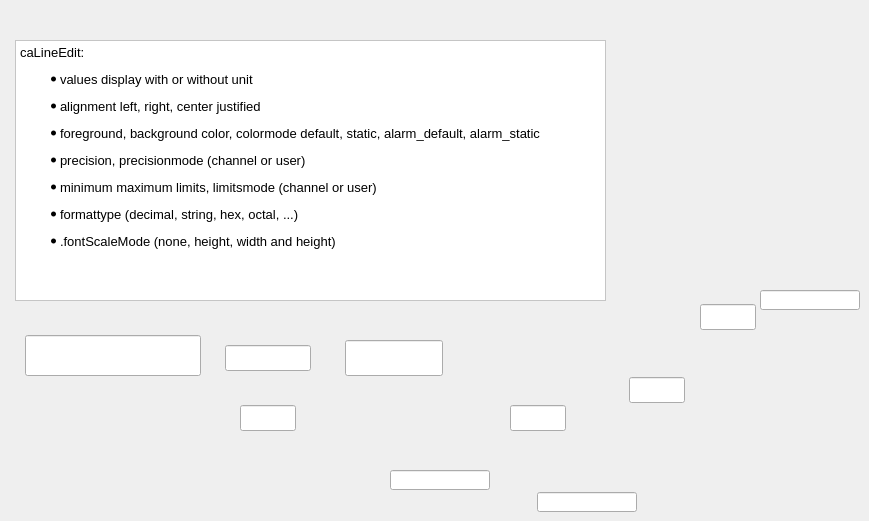
      <widget class="QWidget" name="tab_13">
       <attribute name="title">
        <string>caLineEdit</string>
       </attribute>
       <widget class="QTextEdit" name="textEdit_10">
        <property name="geometry">
         <rect>
          <x>15</x>
          <y>40</y>
          <width>591</width>
          <height>261</height>
         </rect>
        </property>
        <property name="styleSheet">
         <string notr="true">
QWidget {background: white;} </string>
        </property>
        <property name="html">
         <string>&lt;!DOCTYPE HTML PUBLIC &quot;-//W3C//DTD HTML 4.0//EN&quot; &quot;http://www.w3.org/TR/REC-html40/strict.dtd&quot;&gt;
&lt;html&gt;&lt;head&gt;&lt;meta name=&quot;qrichtext&quot; content=&quot;1&quot; /&gt;&lt;style type=&quot;text/css&quot;&gt;
p, li { white-space: pre-wrap; }
&lt;/style&gt;&lt;/head&gt;&lt;body style=&quot; font-family:'Sans Serif'; font-size:10pt; font-weight:400; font-style:normal;&quot;&gt;
&lt;p style=&quot; margin-top:0px; margin-bottom:0px; margin-left:0px; margin-right:0px; -qt-block-indent:0; text-indent:0px;&quot;&gt;caLineEdit: &lt;/p&gt;
&lt;ul style=&quot;margin-top: 0px; margin-bottom: 0px; margin-left: 0px; margin-right: 0px; -qt-list-indent: 1;&quot;&gt;&lt;li style=&quot; margin-top:12px; margin-bottom:0px; margin-left:0px; margin-right:0px; -qt-block-indent:0; text-indent:0px;&quot;&gt;values display with or without unit&lt;/li&gt;
&lt;li style=&quot; margin-top:12px; margin-bottom:0px; margin-left:0px; margin-right:0px; -qt-block-indent:0; text-indent:0px;&quot;&gt;alignment left, right, center justified&lt;/li&gt;
&lt;li style=&quot; margin-top:12px; margin-bottom:0px; margin-left:0px; margin-right:0px; -qt-block-indent:0; text-indent:0px;&quot;&gt;foreground, background color, colormode default, static, alarm_default, alarm_static &lt;/li&gt;
&lt;li style=&quot; margin-top:12px; margin-bottom:0px; margin-left:0px; margin-right:0px; -qt-block-indent:0; text-indent:0px;&quot;&gt;precision, precisionmode (channel or user)&lt;/li&gt;
&lt;li style=&quot; margin-top:12px; margin-bottom:0px; margin-left:0px; margin-right:0px; -qt-block-indent:0; text-indent:0px;&quot;&gt;minimum maximum limits, limitsmode (channel or user)&lt;/li&gt;&lt;/ul&gt;
&lt;ul style=&quot;margin-top: 0px; margin-bottom: 0px; margin-left: 0px; margin-right: 0px; -qt-list-indent: 1;&quot;&gt;&lt;li style=&quot; margin-top:12px; margin-bottom:0px; margin-left:0px; margin-right:0px; -qt-block-indent:0; text-indent:0px;&quot;&gt;formattype (decimal, string, hex, octal, ...)&lt;/li&gt;
&lt;li style=&quot; margin-top:12px; margin-bottom:0px; margin-left:0px; margin-right:0px; -qt-block-indent:0; text-indent:0px;&quot;&gt;.fontScaleMode (none, height, width and height)&lt;/li&gt;&lt;/ul&gt;&lt;/body&gt;&lt;/html&gt;</string>
        </property>
       </widget>
       <widget class="caLineEdit" name="calineedit_7">
        <property name="geometry">
         <rect>
          <x>25</x>
          <y>335</y>
          <width>176</width>
          <height>41</height>
         </rect>
        </property>
        <property name="channel" stdset="0">
         <string notr="true">ACM:COUNT:1</string>
        </property>
        <property name="background">
         <color>
          <red>170</red>
          <green>255</green>
          <blue>255</blue>
         </color>
        </property>
        <property name="colorMode">
         <enum>caLineEdit::Static</enum>
        </property>
        <property name="fontScaleMode">
         <enum>caLineEdit::WidthAndHeight</enum>
        </property>
        <property name="unitsEnabled">
         <bool>true</bool>
        </property>
       </widget>
       <widget class="caLineEdit" name="calineedit_8">
        <property name="geometry">
         <rect>
          <x>225</x>
          <y>345</y>
          <width>86</width>
          <height>26</height>
         </rect>
        </property>
        <property name="channel" stdset="0">
         <string notr="true">ACM:COUNT:1</string>
        </property>
        <property name="background">
         <color>
          <red>170</red>
          <green>255</green>
          <blue>255</blue>
         </color>
        </property>
        <property name="colorMode">
         <enum>caLineEdit::Default</enum>
        </property>
       </widget>
       <widget class="caLineEdit" name="calineedit_9">
        <property name="geometry">
         <rect>
          <x>240</x>
          <y>405</y>
          <width>56</width>
          <height>26</height>
         </rect>
        </property>
        <property name="alignment">
         <set>Qt::AlignCenter</set>
        </property>
        <property name="channel" stdset="0">
         <string notr="true">ACM:COUNT:1</string>
        </property>
        <property name="background">
         <color>
          <red>0</red>
          <green>0</green>
          <blue>0</blue>
         </color>
        </property>
        <property name="colorMode">
         <enum>caLineEdit::Alarm_Static</enum>
        </property>
        <property name="precision">
         <number>1</number>
        </property>
        <property name="precisionMode">
         <enum>caLineEdit::User</enum>
        </property>
       </widget>
       <widget class="caLineEdit" name="calineedit_10">
        <property name="geometry">
         <rect>
          <x>345</x>
          <y>340</y>
          <width>98</width>
          <height>36</height>
         </rect>
        </property>
        <property name="channel" stdset="0">
         <string notr="true">ACM:COUNT:1</string>
        </property>
        <property name="background">
         <color>
          <red>170</red>
          <green>255</green>
          <blue>255</blue>
         </color>
        </property>
        <property name="colorMode">
         <enum>caLineEdit::Static</enum>
        </property>
        <property name="frameColor">
         <color>
          <red>255</red>
          <green>0</green>
          <blue>0</blue>
         </color>
        </property>
        <property name="formatType">
         <enum>caLineEdit::hexadecimal</enum>
        </property>
       </widget>
       <widget class="caLineEdit" name="calineedit_11">
        <property name="geometry">
         <rect>
          <x>510</x>
          <y>405</y>
          <width>56</width>
          <height>26</height>
         </rect>
        </property>
        <property name="alignment">
         <set>Qt::AlignCenter</set>
        </property>
        <property name="channel" stdset="0">
         <string notr="true">ACM:COUNT:1</string>
        </property>
        <property name="background">
         <color>
          <red>0</red>
          <green>0</green>
          <blue>0</blue>
         </color>
        </property>
        <property name="colorMode">
         <enum>caLineEdit::Alarm_Static</enum>
        </property>
        <property name="precision">
         <number>1</number>
        </property>
        <property name="precisionMode">
         <enum>caLineEdit::User</enum>
        </property>
        <property name="limitsMode">
         <enum>caLineEdit::User</enum>
        </property>
        <property name="maxValue">
         <double>2.000000000000000</double>
        </property>
       </widget>
       <widget class="caLineEdit" name="calineedit_15">
        <property name="geometry">
         <rect>
          <x>390</x>
          <y>470</y>
          <width>100</width>
          <height>20</height>
         </rect>
        </property>
        <property name="channel" stdset="0">
         <string notr="true">ACM:COUNT:1</string>
        </property>
        <property name="colorMode">
         <enum>caLineEdit::Alarm_Default</enum>
        </property>
        <property name="framePresent" stdset="0">
         <bool>true</bool>
        </property>
        <property name="frameLineWidth" stdset="0">
         <number>1</number>
        </property>
        <property name="alarmHandling">
         <enum>caLineEdit::onBackground</enum>
        </property>
        <property name="limitsMode">
         <enum>caLineEdit::User</enum>
        </property>
        <property name="maxValue">
         <double>2.000000000000000</double>
        </property>
       </widget>
       <widget class="caLineEdit" name="calineedit_16">
        <property name="geometry">
         <rect>
          <x>760</x>
          <y>290</y>
          <width>100</width>
          <height>20</height>
         </rect>
        </property>
        <property name="channel" stdset="0">
         <string notr="true">ACM:TEST:MBBO</string>
        </property>
       </widget>
       <widget class="caLineEdit" name="calineedit_17">
        <property name="geometry">
         <rect>
          <x>629</x>
          <y>377</y>
          <width>56</width>
          <height>26</height>
         </rect>
        </property>
        <property name="alignment">
         <set>Qt::AlignCenter</set>
        </property>
        <property name="channel" stdset="0">
         <string notr="true">ACM:COUNT:1</string>
        </property>
        <property name="background">
         <color>
          <red>0</red>
          <green>0</green>
          <blue>0</blue>
         </color>
        </property>
        <property name="colorMode">
         <enum>caLineEdit::Alarm_Static</enum>
        </property>
        <property name="framePresent" stdset="0">
         <bool>true</bool>
        </property>
        <property name="alarmHandling">
         <enum>caLineEdit::onBackground</enum>
        </property>
        <property name="precision">
         <number>1</number>
        </property>
        <property name="precisionMode">
         <enum>caLineEdit::User</enum>
        </property>
        <property name="limitsMode">
         <enum>caLineEdit::User</enum>
        </property>
        <property name="maxValue">
         <double>2.000000000000000</double>
        </property>
       </widget>
       <widget class="caLineEdit" name="calineedit_18">
        <property name="geometry">
         <rect>
          <x>700</x>
          <y>304</y>
          <width>56</width>
          <height>26</height>
         </rect>
        </property>
        <property name="alignment">
         <set>Qt::AlignCenter</set>
        </property>
        <property name="channel" stdset="0">
         <string notr="true">ACM:COUNT:1</string>
        </property>
        <property name="background">
         <color>
          <red>0</red>
          <green>0</green>
          <blue>0</blue>
         </color>
        </property>
        <property name="colorMode">
         <enum>caLineEdit::Alarm_Static</enum>
        </property>
        <property name="framePresent" stdset="0">
         <bool>true</bool>
        </property>
        <property name="frameColor">
         <color>
          <red>85</red>
          <green>0</green>
          <blue>255</blue>
         </color>
        </property>
        <property name="frameLineWidth" stdset="0">
         <number>2</number>
        </property>
        <property name="alarmHandling">
         <enum>caLineEdit::onBackground</enum>
        </property>
        <property name="precision">
         <number>1</number>
        </property>
        <property name="precisionMode">
         <enum>caLineEdit::User</enum>
        </property>
        <property name="limitsMode">
         <enum>caLineEdit::User</enum>
        </property>
        <property name="maxValue">
         <double>2.000000000000000</double>
        </property>
       </widget>
       <widget class="caLineEdit" name="calineedit_19">
        <property name="geometry">
         <rect>
          <x>537</x>
          <y>492</y>
          <width>100</width>
          <height>20</height>
         </rect>
        </property>
        <property name="channel" stdset="0">
         <string notr="true">ACM:COUNT:1</string>
        </property>
        <property name="colorMode">
         <enum>caLineEdit::Alarm_Default</enum>
        </property>
        <property name="framePresent" stdset="0">
         <bool>true</bool>
        </property>
        <property name="frameLineWidth" stdset="0">
         <number>1</number>
        </property>
        <property name="alarmHandling">
         <enum>caLineEdit::onForeground</enum>
        </property>
        <property name="limitsMode">
         <enum>caLineEdit::User</enum>
        </property>
        <property name="maxValue">
         <double>2.000000000000000</double>
        </property>
       </widget>
      </widget>
